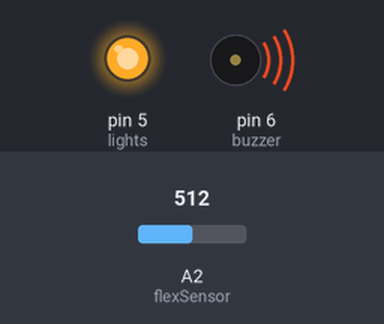
A sketch run on a simulated Arduino Uno, built with avr-gcc and run on an emulated ATmega328P. Parts: output pins drawn as LEDs (lit = HIGH), buzzer (waves = sounding, pin HIGH). The inputs (shaded band) are chosen by the test bench; at power-on: A2 (flexSensor) = 512.

Above: at 5.8 s.
5.9 s: A2 (flexSensor) set to 536
16.5 s: A2 (flexSensor) set to 568
At 21.1 s:
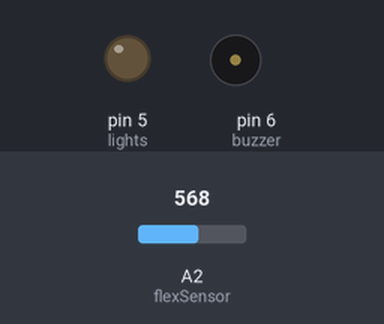
22.5 s: A2 (flexSensor) set to 511
At 24.9 s:
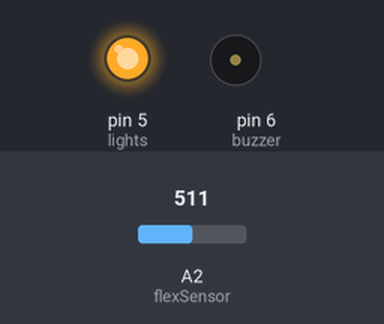
33.3 s: A2 (flexSensor) set to 716
At 38.0 s:
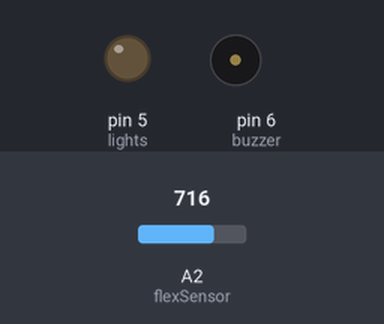
Timing chart, 0 to 39.5 s (numbered marks = the images above; inputs shaded):
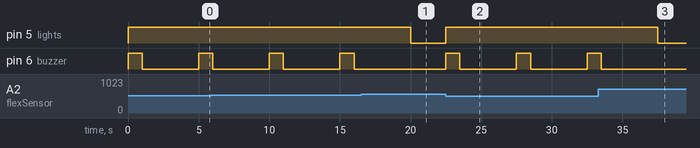

The sketch:

code4.ino
```cpp
int flexSensor = A2;
int buzzer = 6;
int lights = 5;

void setup()
{
  Serial.begin(9600);
  pinMode(flexSensor, INPUT);
  pinMode(buzzer, OUTPUT);
  pinMode(lights, OUTPUT);
}

void loop()
{
  bool door = checkDoor(); // true if door is open
  doorAction(door);
}

bool checkDoor()
{
  if(map(analogRead(flexSensor),100,1000,0,1000)>500)
  {
    // door closed
    return(false);
  }
  else
  {
    return(true);
  }
}

void doorAction(bool door)
{
  if(door)
  {
    // if door is opened, buzzer rings for 1 sec and lights are turned on for a total of 5 secs
    digitalWrite(buzzer,HIGH);
    digitalWrite(lights,HIGH);
    delay(1000);
    digitalWrite(buzzer,LOW);
    delay(4000);
    digitalWrite(lights,LOW);
  }
}
```

Measured:
- the behaviour switches between 550 and 551 on A2 (flexSensor) (found by bisection; images 0 and 1)
- after the input at 16.5 s, pin 5 (lights): HIGH → LOW after 3.5 s; pin 6 (buzzer): stays LOW (without the input it goes to HIGH after 3.5 s)
- after the input at 22.5 s, pin 5 (lights): LOW → HIGH at once; pin 6 (buzzer): alternates HIGH for 1.0 s and LOW for 4.0 s, starting at once
- after the input at 33.3 s, pin 5 (lights): HIGH → LOW after 4.2 s; pin 6 (buzzer): goes on until 33.5 s, then stays LOW
- by itself, pin 6 (buzzer): alternates HIGH for 1.0 s and LOW for 4.0 s
